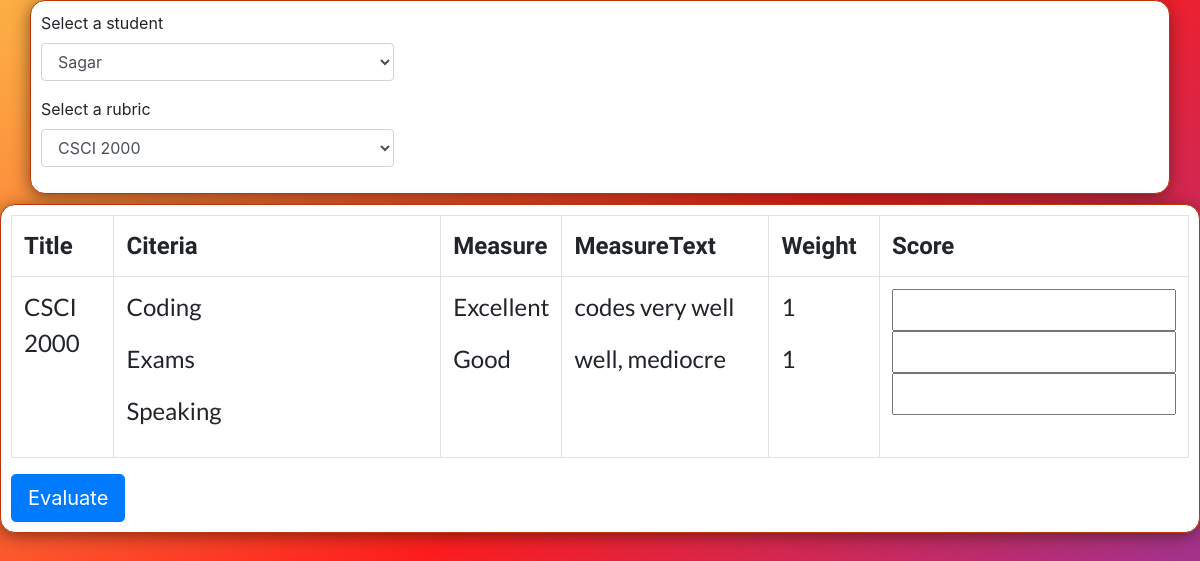
The page /grade on the database its author committed.
### main/models.py (models this page shows, shortened)
class Rubric(models.Model):
    title = models.CharField(max_length=200, blank=True, null=True)
    created_by = models.CharField(max_length=200)
    assigned_to = models.ManyToManyField(Evaluator)
    category = models.ManyToManyField(Category)

class Category(models.Model):
    categoryTitle = models.CharField(max_length=200)
    measure = models.ManyToManyField(Measure)

class Measure(models.Model):
    measureTitle = models.CharField(max_length=200)
    measureText = models.CharField(max_length=200)
    weight = models.PositiveIntegerField(null=True, default=1)
    def __str__(self):
        return self.measureTitle

### main/views.py (the view, shortened to what this page needs)
# urls.py: path('grade', views.grade, name = 'grade'),
def grade(request):
    rubrics = Rubric.objects.all()
    measures = Measure.objects.all()
    students = Student.objects.all()
    context = {'rubrics':rubrics, 'students': students, 'measures':measures}
    return render(request, 'main/evaluatorrubric.html',context)

### main/templates/main/evaluatorrubric.html (shortened to what this page needs)
{% extends 'base.html' %}
{% load static %}
{% block body_block %}
<div class = "container" id = "main_content">
  <form>
<div class = "row">
  <div class = "col-lg-4">
  <div class="form-group">
    <label for="exampleFormControlSelect1">Select a student</label>
    <select class="form-control" id="exampleFormControlSelect1" name="student_dd">
      {% for student in students %}
        <option>{{student.name}}</option>
      {%endfor%}
    </select>
  </div>
  <div class="form-group">
    <label for="exampleFormControlSelect1">Select a rubric</label>
    <select class="form-control" id="exampleFormControlSelect1">
      {% for rubric in rubrics %}
        <option>{{rubric.title}}</option>
      {%endfor%}
    </select>
  </div>
</div>
</div>
</form>
</div>
<div class = "container-fluid" id = "main_content" style="margin-top:10px;">
  <form action = "{% url 'main:grade' %}" method = "POST" >
      <table  id="rubricbase" class="table table-bordered">
          <tr id=headerRow>
            <th width="10%">Title</th>
               <th width="40%">Citeria</th>
               <th width="10%">Measure</th>
               <th width="20%">MeasureText</th>
               <th width="10%">Weight</th>
               <th width="10%"> Score </th>
          </tr>
          <tr id="second_row">
  {% for r in rubrics %}
  <td class="category">
    <p>{{r.title}}</p>
  </td>
  <td class="category">
    {% for cat in r.category.all %}
      <p>{{cat.categoryTitle}}</p>
    {%endfor%}
  </td>
  <td class="category">
          {% for mea in measures.all %}
            <p>{{mea}}</p>
          {%endfor%}
  </td>
  <td class="category">
    {% for mea in measures.all %}
      <p>{{mea.measureText}}</p>
    {%endfor%}
  </td>
  <td class="category">
    {% for mea in measures.all %}
      <p>{{mea.weight}}</p>
    {%endfor%}
  </td>
  <td class="category">
        <input type = "number" name = "score1">
        <input type = "number" name = "score2">
        <input type = "number" name = "score3">
  </td>
    </tr>
  {% endfor %}
</table>
<button type = "submit" class = "btn btn-primary btn-lg"> Evaluate </button>
</form>
</div>
{%endblock%}

### main/templates/base.html (shortened to what this page needs)
{% load static %}
<!DOCTYPE html>
<html lang="en">
<head>
    <link rel="stylesheet" href="https://stackpath.bootstrapcdn.com/bootstrap/4.3.1/css/bootstrap.min.css">
    <link rel="stylesheet" href = "{% static 'css/landing.css' %}">
<link rel="stylesheet" href="https://use.fontawesome.com/releases/v5.7.2/css/all.css">
</head>
<body>
  {% block body_block %}
  {% endblock %}
</body>
</html>

### main/static/css/landing.css (style rules this page uses)
body { height: 100vh; background: rgb(131,58,180); background: linear-gradient(318deg, rgba(131,58,180,1) 0%, rgba(253,29,29,1) 50%, rgba(252,176,69,1) 100%); }
#main_content { border: 0.7px solid #BF360C; border-radius: 15px; width: auto; background-color: #FFFFFF; padding: 10px; box-shadow: -1px 3px 17px -1px rgba(22,22,2,0.58); -webkit-box-shadow: -1px 3px 17px -1px rgba(22,22,2,0.58); -moz-box-shadow: -1px 3px 17px -1px rgba(22,22,2,0.58); }
th { font-family: 'Ropa Sans'; font-size: 1.5rem; }
td { font-family: Lato; font-size: 1.5rem; }

### rows shown on the page
Rubric: title "CSCI 2000"
Category: categoryTitle "Coding"
Category: categoryTitle "Exams"
Category: categoryTitle "Speaking"
Measure: measureTitle "Excellent", measureText "codes very well", weight "1"
Measure: measureTitle "Good", measureText "well, mediocre", weight "1"

### other values the page prints
form field student_dd "Sagar"
form field value "CSCI 2000"
